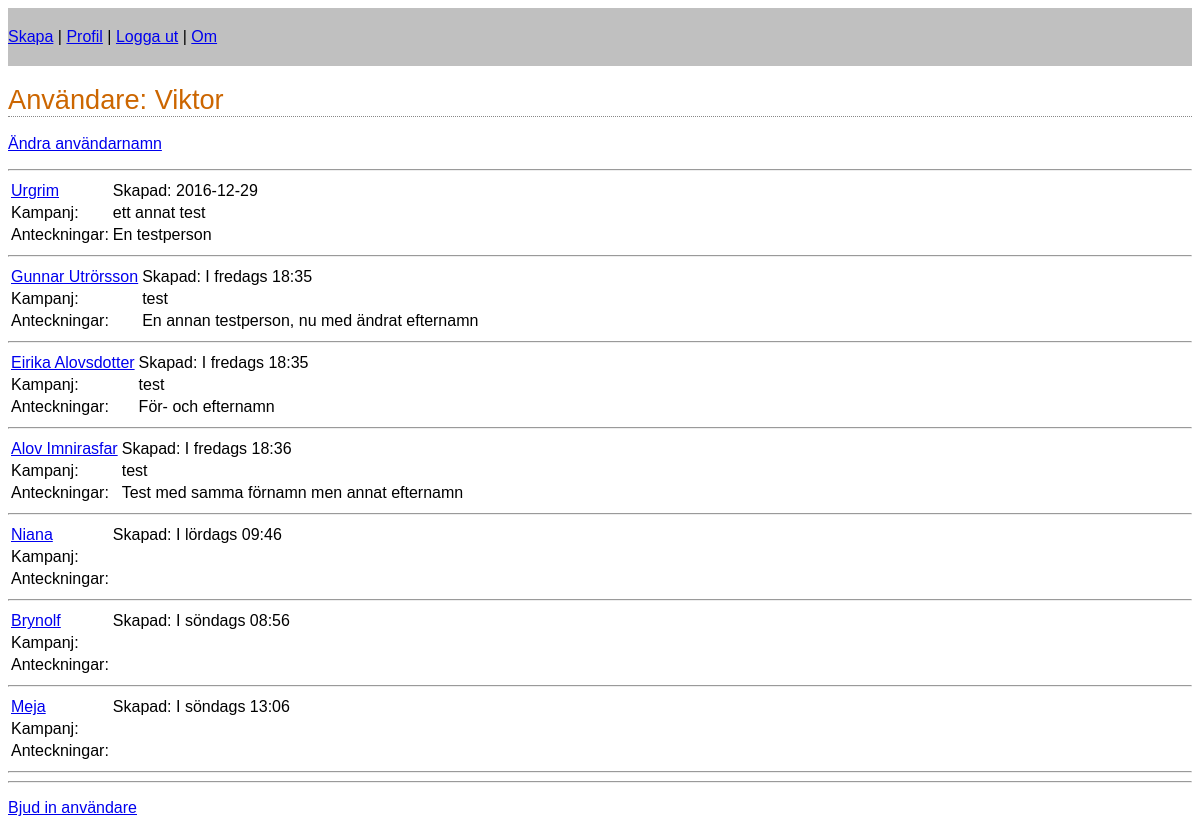
The page /user/Viktor (signed in) on the database its author committed.
### app/models.py (models this page shows, shortened)
class User(UserMixin, db.Model):
    id = db.Column(db.Integer, primary_key=True)
    social_id = db.Column(db.String(64), unique=True)
    nickname = db.Column(db.String(64), index=True)
    email = db.Column(db.String(120), index=True, unique=True)
    user_type = db.Column(db.String(5), index=True)
    characters = db.relationship('Character', backref='creator', lazy='dynamic')

class Character(db.Model):
    id = db.Column(db.Integer, primary_key=True)
    id_users = db.Column(db.Integer, db.ForeignKey('user.id'))
    timestamp = db.Column(db.DateTime)
    trace_buys = db.Column(db.String())
    name = db.Column(db.String(), index=True)
    start_values = db.Column(db.String(200))
    weights = db.Column(db.String(300))
    traits = db.Column(db.String(420))
    points_left = db.Column(db.Integer)
    skills = db.Column(db.String(700))
    hitpoints = db.Column(db.String(350))
    move_carry = db.Column(db.String(400))
    campaign = db.Column(db.String())
    notes = db.Column(db.String())

### app/views.py (the view)
@app.route('/user/<nickname>')
@login_required
def user(nickname):
    if not nickname == g.user.nickname:
        flash('Du kan bara se din egen profil.')
        return redirect(url_for('index'))
    user = User.query.filter_by(nickname=nickname).first()
    if user == None:
        flash('Användare %s hittades inte.' % nickname)
        return redirect(url_for('index'))
    chars = user.characters.order_by('timestamp').all()
    return render_template('user.html',
                           user=user,
                           chars=chars,
                           lit_eval=ast.literal_eval)

### app/momentjs.py (called while the page is built)
    def render(self, format):
        return Markup("<script>\nmoment.locale('sv')\ndocument.write(moment(\"%s\").%s);\n</script>" % (self.timestamp.strftime("%Y-%m-%dT%H:%M:%S Z"), format))

    def calendar(self):
        return self.render("calendar()")

### app/views.py (called while the page is built)
@lm.user_loader
def load_user(id):
    return User.query.get(int(id))

@app.before_request
def before_request():
    g.user = current_user

### app/templates/user.html
{% extends "base.html" %}
{% block content %}
	<h1>Användare: {{ user.nickname }}</h1>
	<p><a href="{{ url_for('edituser') }}" title="Ändra användarnamn">Ändra användarnamn</a></p>
	<hr>
	<div>
	{% for char in chars %}
		{% include 'char_short.html' %}
	{% endfor %}
	<hr>
	</div>
	<div>
	<p><a href="{{ url_for('invite') }}" title="Bjud in användare">Bjud in användare</a></p>
	</div>
{% endblock %}

### app/templates/base.html (shortened to what this page needs)
<!doctype html>
<html lang="sv">
<head>
	<link type="text/css" rel="stylesheet"
				href="{{ url_for('static', filename='hednpc_webapp.css') }}">
</head>
<body>
	<nav>
		<a href="{{ url_for('index') }}" title="Skapa karaktär">Skapa</a> |
		{% if g.user.is_authenticated %}
			<a href="{{ url_for('user', nickname=g.user.nickname) }}" title="Profil">Profil</a> |
			<a href="{{ url_for('logout') }}" title="Logga ut">Logga ut</a> |
		{% else %}
			<a href="{{ url_for('login') }}" title="Logga in">Logga in</a> |
		{% endif %}
		<a href="{{ url_for('about') }}" title="Om NPC-skaparen">Om</a>
	</nav>
	{% block content %}{% endblock %}
</body>
</html>

### app/templates/char_short.html
<table>
	<tr valign="top">
		<td><a href="{{ url_for('character', charname=char.name) }}" title="{{ lit_eval(char.start_values)['Namn'] }}">{{ lit_eval(char.start_values)['Namn'] }}</a></td>
		<td>Skapad: {{ momentjs(char.timestamp).calendar() }}</td>
	</tr>
	<tr>
		<td>Kampanj: </td><td>{{ char.campaign }}</td>
	</tr>
	<tr><td>Anteckningar: </td><td>{{ char.notes }}</td>
	</tr>
</table>
<hr>

### app/static/hednpc_webapp.css (style rules this page uses)
body { font-size: medium; font-family: Verdana, Geneva, Arial, sans-serif; }
nav { background-color: silver; width: 100%; padding: 20px 0px 20px 0px; }
h1, h2 { font-weight: normal; color: #cc6600; border-bottom: thin dotted #888888; }
h1 { font-size: 170%; }

### rows shown on the page
User: nickname "Viktor"
Character: start_values "Urgrim", campaign "ett annat test", notes "En testperson"
Character: start_values "Gunnar Utrörsson", campaign "test", notes "En annan testperson, nu med ändrat efternamn"
Character: start_values "Eirika Alovsdotter", campaign "test", notes "För- och efternamn"
Character: start_values "Alov Imnirasfar", campaign "test", notes "Test med samma förnamn men annat efternamn"
Character: start_values "Niana"
Character: start_values "Brynolf"
Character: start_values "Meja"
